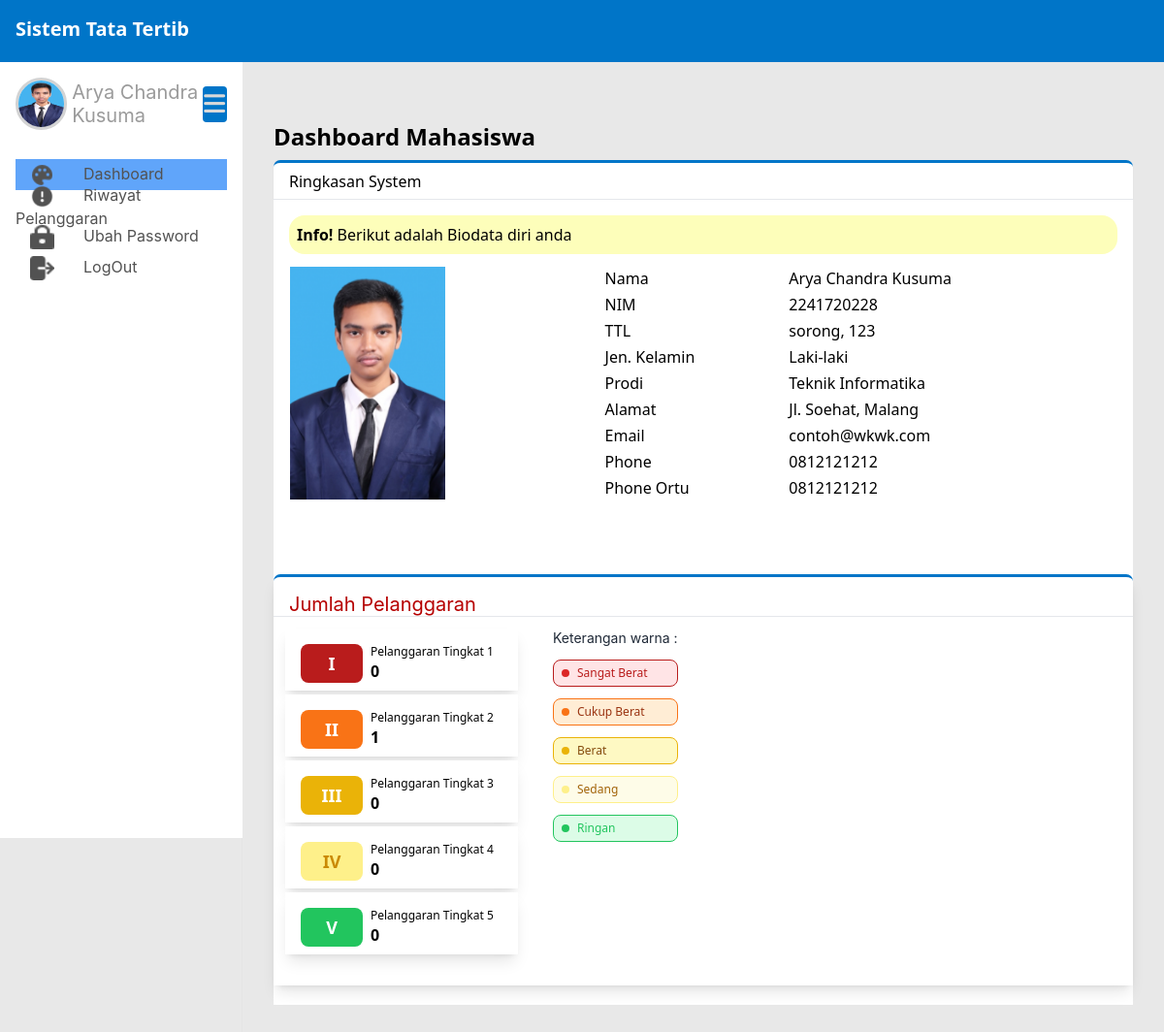
The page /public/mahasiswa (signed in) on the database its author committed.
### tables this page shows
CREATE TABLE `mahasiswa` (
  `nim` varchar(20) NOT NULL,
  `prodi_id` int(11) NOT NULL,
  `nama` varchar(50) NOT NULL,
  `TTL` varchar(50) NOT NULL,
  `jenis_kelamin` enum('L','P') NOT NULL,
  `alamat` varchar(100) NOT NULL,
  `email` varchar(50) NOT NULL,
  `no_phone` varchar(11) NOT NULL,
  `phone_ortu` varchar(20) NOT NULL,
  `jumlah_pelanggaran` int(11) NOT NULL,
  `mahasiswa_img` varchar(200) NOT NULL,
  `user_id` int(11) NOT NULL
);

CREATE TABLE `prodi` (
  `prodi_id` int(11) NOT NULL,
  `prodi_nama` varchar(50) NOT NULL
);

### app/core/Controller.php (called while the page is built, shortened)
<?php
class Controller{
    public function view($view, $data = []){
        require_once '../app/views/' . $view . '.php';
    }
    public function model($model){
        return new $model;
    }
}

### app/controllers/Mahasiswa.php (called while the page is built, shortened)
<?php
class Mahasiswa extends Controller{
    public function index(){
        $data['biodata'] = $this->model('Mahasiswa_model')->getMahasiswaByNim($_SESSION['username']);
        $data['tingkat'] = $this->model('Pelanggaran_model')->getTingkatPelanggaranById($_SESSION['username']);
        $this->view('templates/mahasiswa/header', $data);
        $this->view('mahasiswa/index', $data);
    }
}

### app/core/App.php (called while the page is built, shortened)
<?php
class App
{
    protected $method = 'index';
    protected $params = [];
    public function __construct()
    {
        $this->controller = new $this->controller;
        call_user_func_array([$this->controller, $this->method], $this->params);
    }
}

### public/index.php (called while the page is built, shortened)
<?php
$app = new App;

### app/core/Database.php (called while the page is built, shortened)
<?php
class Database
{
    private $host = DB_HOST;
    private $user = DB_USER;
    private $pass = DB_PASS;
    private $db_name = DB_NAME;
    private $dbh;
    private $stmt;
    public function __construct()
    {
        $dsn = 'mysql:host=' . $this->host . ';dbname=' . $this->db_name;
        $option = [
            PDO::ATTR_PERSISTENT => true,
            PDO::ATTR_ERRMODE => PDO::ERRMODE_EXCEPTION
        ];
        try {
            $this->dbh = new PDO($dsn, $this->user, $this->pass, $option);
        } catch (PDOException $e) {
            die($e->getMessage());
        }
    }
    public function query($query)
    {
        $this->stmt = $this->dbh->prepare($query);
    }
    public function bind($param, $value, $type = null)
    {
        if (is_null($type)) {
            switch (true) {
                default:
                    $type = PDO::PARAM_STR;
            }
        }
        $this->stmt->bindValue($param, $value, $type);
    }
    public function execute()
    {
        $this->stmt->execute();
    }
    public function single()
    {
        $this->execute();
        return $this->stmt->fetch(PDO::FETCH_ASSOC);
    }
}

### app/models/Mahasiswa_model.php (called while the page is built, shortened)
<?php
class Mahasiswa_model
{
    private $table = 'mahasiswa';
    private $table3 = 'prodi';
    private $db;
    public function __construct()
    {
        $this->db = new Database;
    }
    public function getMahasiswaByNim($nim)
    {
        $this->db->query('SELECT * FROM ' . $this->table . ' a
                        INNER JOIN ' . $this->table3 . ' b
                        ON a.prodi_id = b.prodi_id
                        WHERE nim=:nim');
        $this->db->bind('nim', $nim);
        return $this->db->single();
    }
}

### app/models/Pelanggaran_model.php (called while the page is built, shortened)
<?php
class Pelanggaran_model
{
    private $table2 = 'mahasiswa';
    private $table3 = 'pengaduan';
    private $table4 = 'pelanggaran';
    private $db;
    public function __construct()
    {
        $this->db = new Database;
    }
    public function getTingkatPelanggaranById($id)
    {
        $this->db->query('SELECT m.nim, m.nama,
        COUNT(CASE WHEN pe.tingkat = 1 THEN 1 END) AS tingkat1,
        COUNT(CASE WHEN pe.tingkat = 2 THEN 1 END) AS tingkat2,
        COUNT(CASE WHEN pe.tingkat = 3 THEN 1 END) AS tingkat3,
        COUNT(CASE WHEN pe.tingkat = 4 THEN 1 END) AS tingkat4,
        COUNT(CASE WHEN pe.tingkat = 5 THEN 1 END) AS tingkat5
        FROM ' . $this->table2 . ' AS m
        LEFT JOIN ' . $this->table3 . ' AS p ON m.nim = p.nim and p.status_pengaduan = "valid"
        LEFT JOIN ' . $this->table4 . ' pe ON p.pelanggaran_id = pe.pelanggaran_id
        WHERE m.nim=:id
        GROUP BY m.nim');
        $this->db->bind('id', $id);
        return $this->db->single();
    }
}

### app/views/mahasiswa/index.php (the view, shortened to what this page needs)
<div class="flex-1 pl-8 pb-8 pt-6 pr-8 shadow-sm main_content">
  <h1 class="text-2xl font-bold mb-2">Dashboard Mahasiswa</h1>
  <div class="flex bg-white h-10 items-center shadow-sm subtitle_dashboard">
    <div class="flex-1 ml-4">Ringkasan System</div>
  </div>
  <div class="flex bg-white flex-col xl:flex-row">
    <div class="flex-1 bg-white p-4">
      <div class="flex-1 notif_db h-10 flex items-center pl-2">
        <p><b>Info! </b>Berikut adalah Biodata diri anda</p>
      </div>
      <table class="items-center w-full  mt-3">
        <tbody>
          <tr>
            <td rowspan="10"><img class="w-40 h-60" src="<?= BASEURL; ?>/img/profil/<?= $data['biodata']['mahasiswa_img']?>" class="m-auto" alt="profil"></td>
          </tr>
          <tr>
            <td>Nama</td>
            <td><?= $data['biodata']['nama'];?></td>
          </tr>
          <tr>
            <td>NIM</td>
            <td><?= $data['biodata']['nim'];?></td>
          </tr>
          <tr>
            <td>TTL</td>
            <td><?= $data['biodata']['TTL'];  ?></td>
          </tr>
          <tr>
            <td>Jen. Kelamin</td>
            <td><?php
                if ($data['biodata']['jenis_kelamin'] == 'L') {
                    echo 'Laki-laki';
                }else{
                  echo 'Perempuan';
                }
                ?>
            </td>
          </tr>
          <tr>
            <td>Prodi</td>
            <td><?= $data['biodata']['prodi_nama'];?></td>
          </tr>
          <tr>
            <td>Alamat</td>
            <td><?= $data['biodata']['alamat'];  ?></td>
          </tr>
          <tr>
            <td>Email</td>
            <td><?= $data['biodata']['email'];?></td>
          </tr>
          <tr>
            <td>Phone</td>
            <td><?= $data['biodata']['phone_ortu'];  ?></td>
          </tr>
          <tr>
            <td>Phone Ortu</td>
            <td><?= $data['biodata']['no_phone'];?></td>
          </tr>
        </tbody>
      </table>
        </div>
        <div class="flex-1 bg-white jumlah_pelanggaran shadow-lg">
        <h3 class="pelanggaran_tbr_title">Jumlah Pelanggaran</h3>
        <?php
          $tingkat = [0,0,0,0,0];
          for ($i = 0; $i < count($data['tingkat'])-2; $i++){
            $tingkat[$i] = $data['tingkat']['tingkat'.($i+1)];
            if ($tingkat[$i] != 3 || $i == 0){
              continue;
            }else{
              $tingkat[$i-1] += 1;
              $tingkat[$i] = 0;
            }
          }
        ?>
        <hr class="hr_db">
        <div class="flex gap-3">
            <div class="flex-col p-3">
                <div class="flex w-60 h-16 bg-white shadow-lg p-4 mb-1">
                    <div class="flex-none">
                        <div class="w-16 h-10 bg-red-700 rounded-lg grid justify-center items-center text-white">
                            <p class="text-lg font-bold">I</p>
                        </div>
                    </div>
                    <div class="flex-auto ml-2">
                        <p class="text-xs">Pelanggaran Tingkat 1</p>
                        <p class="font-bold"><?= $tingkat[0];?></p>
                    </div>
                </div>
                <div class="flex w-60 h-16 bg-white shadow-lg p-4 mb-1">
                    <div class="flex-none">
                        <div class="w-16 h-10 bg-orange-500 rounded-lg grid justify-center items-center text-white">
                            <p class="text-lg font-bold">II</p>
                        </div>
                    </div>
                    <div class="flex-auto ml-2">
                        <p class="text-xs">Pelanggaran Tingkat 2</p>
                        <p class="font-bold"><?= $tingkat[1];?></p>
                    </div>
                </div>
                <div class="flex w-60 h-16 bg-white shadow-lg p-4 mb-1">
                    <div class="flex-none">
                        <div class="w-16 h-10 bg-yellow-500 rounded-lg grid justify-center items-center text-white">
                            <p class="text-lg font-bold">III</p>
                        </div>
                    </div>
                    <div class="flex-auto ml-2">
                        <p class="text-xs">Pelanggaran Tingkat 3</p>
                        <p class="font-bold"><?= $tingkat[2]?></p>
                    </div>
                </div>
                <div class="flex w-60 h-16 bg-white shadow-lg p-4 mb-1">
                    <div class="flex-none">
                        <div
                            class="w-16 h-10 bg-yellow-200 rounded-lg grid justify-center items-center text-yellow-600">
                            <p class="text-lg font-bold">IV</p>
                        </div>
                    </div>
                    <div class="flex-auto ml-2">
                        <p class="text-xs">Pelanggaran Tingkat 4</p>
                        <p class="font-bold"><?= $tingkat[3];?></p>
                    </div>
                </div>
                <div class="flex w-60 h-16 bg-white shadow-lg p-4 mb-1">
                    <div class="flex-none">
                        <div class="w-16 h-10 bg-green-500 rounded-lg grid justify-center items-center text-white">
                            <p class="text-lg font-bold">V</p>
                        </div>
                    </div>
                    <div class="flex-auto ml-2">
                        <p class="text-xs">Pelanggaran Tingkat 5</p>
                        <p class="font-bold"><?= $tingkat[4];?></p>
                    </div>
                </div>
            </div>
            <div class="gap-3 flex flex-col p-3">
              <h1 class="font-['Inter'] text-sm text-gray-800">Keterangan warna :</h1>
                <div class="flex w-25 h-7 bg-rose-100 rounded-lg items-center border border-red-700">
                <div class="w-2 h-2 my-2 ml-2 bg-red-600 rounded-full"></div>
                <p class="text-red-700 text-xs pl-2">Sangat Berat</p>
              </div>
              <div class="flex w-25 h-7 bg-orange-100 rounded-lg items-center border border-orange-500">
                <div class="w-2 h-2 my-2 ml-2 bg-orange-500 rounded-full"></div>
                <p class="text-orange-800 text-xs pl-2">Cukup Berat</p>
              </div>
              <div class="flex w-25 h-7 bg-yellow-100 rounded-lg items-center border border-yellow-500">
                <div class="w-2 h-2 my-2 ml-2 bg-yellow-500 rounded-full"></div>
                <p class="text-yellow-800 text-xs pl-2">Berat</p>
              </div>
              <div class="flex w-25 h-7 bg-yellow-50 rounded-lg items-center border border-yellow-200">
                <div class="w-2 h-2 my-2 ml-2 bg-yellow-200 rounded-full"></div>
                <p class="text-yellow-700 text-xs pl-2">Sedang</p>
              </div>
              <div class="flex w-25 h-7 bg-green-100 rounded-lg items-center border border-green-500">
                <div class="w-2 h-2 my-2 ml-2 bg-green-500 rounded-full"></div>
                <p class="text-green-500 text-xs pl-2">Ringan</p>
              </div>
            </div>
        </div>
    </div>
    </div>

### app/views/templates/mahasiswa/header.php (shortened to what this page needs)
<!DOCTYPE html>
<html lang="en">
<head>
    <script src="https://cdn.tailwindcss.com"></script>
    <link href="https://cdn.jsdelivr.net/npm/tailwindcss@2.2.19/dist/tailwind.min.css" rel="stylesheet">
    <link rel="stylesheet" href="<?= BASEURL; ?>/css/style.css">
    <link rel="stylesheet" href="https://cdnjs.cloudflare.com/ajax/libs/font-awesome/6.4.2/css/all.min.css" />
    <link rel="stylesheet" type="text/css" href="https://cdn.datatables.net/1.13.7/css/jquery.dataTables.min.css">
</head>
<body class="font-sans main">
    <nav class="navbar p-4 h-16 fixed top-0 w-full bg-gray-800">
        <div class="container-fluid mx-auto flex justify-between items-center">
            <div class="text-white font-bold text-xl">Sistem Tata Tertib</div>
        </div>
    </nav>
    <div class="flex">
        <aside class="p-4 sidebar">
            <div class="profil_db">
                <img src="<?= BASEURL; ?>/img/profil/<?= $data['biodata']['mahasiswa_img']?>" alt="" class="foto_profil">
                <h3 class="nama_profil"><?= $data['biodata']['nama']?></h3>
                <div class="containerBars containerBarsDefault">
                    <i class="fa-solid fa-bars icon_bars toggle_bars"></i>
                </div>
            </div>
            <ul>
                <li class="h-8 flex items-center sidebar_item" id="dashboard_mahasiswa"><a href="<?= BASEURL; ?>/mahasiswa" class="text_sidebar"><img src="<?= BASEURL; ?>/img/icon/dashboard.png" class="inline icon_sidebar" alt=""><span class="sidebar_text">Dashboard</span></a></li>
                <li class="h-8 flex items-center sidebar_item" id="riwayatPelanggaran_mahasiswa"><a href="<?= BASEURL; ?>/mahasiswa/riwayatPelanggaran" class="text_sidebar"><img src="<?= BASEURL; ?>/img/icon/laporan_penggunaan.png" class="inline icon_sidebar" alt=""><span class="sidebar_text">Riwayat Pelanggaran</span></a></li>
                <li class="h-8 flex items-center sidebar_item" id="ubahPassword_mahasiswa"><a href="<?= BASEURL; ?>/mahasiswa/ubahPassword" class="text_sidebar"><img src="<?= BASEURL; ?>/img/icon/ubahPassword.png" class="inline icon_sidebar" alt=""><span class="sidebar_text">Ubah Password</span></a></li>
                <li class="h-8 flex items-center sidebar_item"><a onclick="confirmLogin()" href="#" class="text_sidebar"><img src="<?= BASEURL; ?>/img/icon/logout.png" class="inline icon_sidebar" alt=""><span class="sidebar_text">LogOut</span></a></li>
            </ul>
        </aside>

### public/css/style.css (style rules this page uses)
.navbar { background-color: #0075c8 !important; }
.hr_db { background-color: #746f6f; height: 1px; }
.notif_db { background-color: #fdfeba; width: 100%px; height: 55px; border-radius: 16px; }
.icon_sidebar { margin-right: 30px; margin-left: 15px; width: 25px; height: 25px; }
.text_sidebar { color: #525252; font-family: Inter; font-size: 16px; font-style: normal; font-weight: 400; line-height: normal; }
.sidebar { background: #fff; width: 250px; height: 100vh; z-index: 30; position: fixed; margin-top: 64px; }
.main_content { margin-left: 250px; margin-top: 64px; }
.main { background: #e8e8e8; }
.profil_db { align-items: center !important; display: flex; margin-bottom: 30px; }
.nama_profil { color: #9b9b9b; font-family: Inter; font-size: 20px; font-style: normal; font-weight: 400; line-height: normal; }
.containerBars { width: 40px; height: 37px; border-radius: 4px; background: #0075c8; display: flex; justify-content: center; align-items: center; margin-left: auto; }
.icon_bars { font-size: 25px; border-radius: 2.5px; color: #d9d9d9; }
.foto_profil { border-radius: 50px; border: solid; border-color: lightgray; width: 53.2px; height: 54.133px; flex-shrink: 0; margin-right: 5px; }
.subtitle_dashboard { border-top: solid; border-radius: 7px 7px 0px 0px; border-color: #0075c8; }
.jumlah_pelanggaran { margin-top: 20px; margin-bottom: 20px; margin-right: 20px; border-top: solid; background: linear-gradient(0deg, #fff 0%, #fff 100%), #fff; padding-top: 16px; padding-bottom: 16px; border-color: #0075c8; border-radius: 7px 7px 0px 0px; width: 100%; }
.pelanggaran_tbr_title { color: #b60000; font-family: Inter; font-size: 20px; font-style: normal; font-weight: 400; line-height: normal; margin-left: 16px; }

### rows shown on the page
mahasiswa: mahasiswa_img (picture), nama "Arya Chandra Kusuma", nim "2241720228", TTL "sorong, 123", prodi.prodi_nama "Teknik Informatika", alamat "Jl. Soehat, Malang", email "contoh@wkwk.com", phone_ortu "0812121212", no_phone "0812121212", jumlah_pelanggaran "0", prodi "1"
